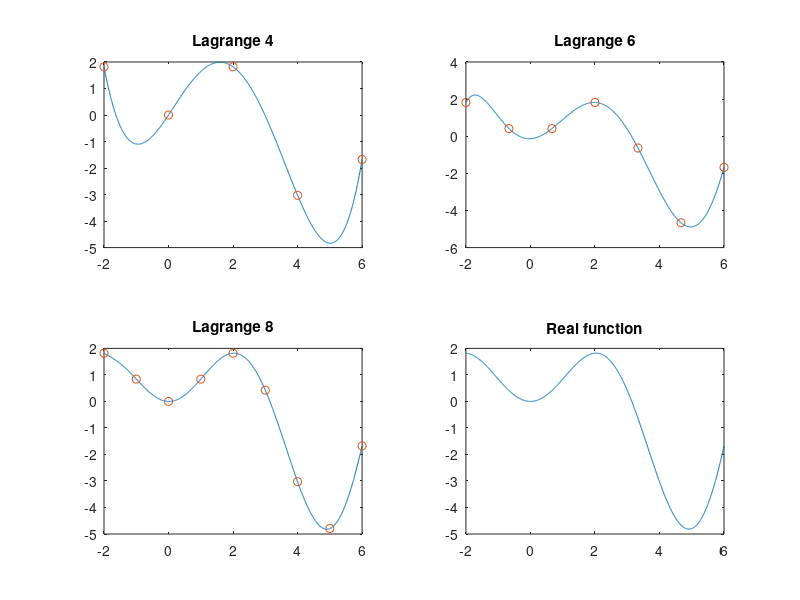
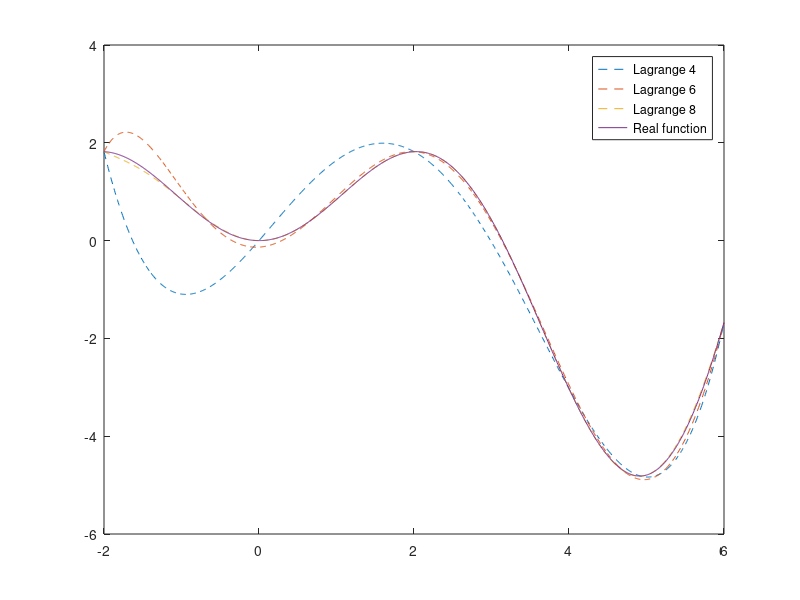
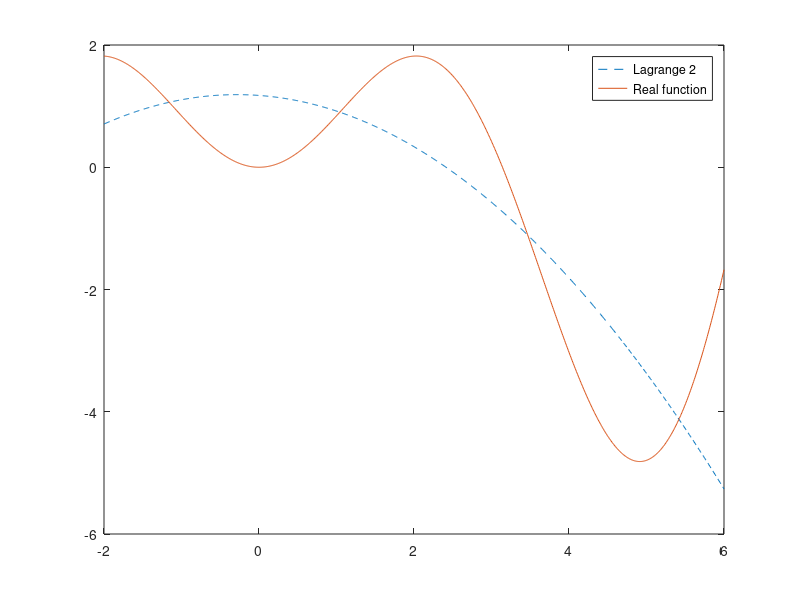
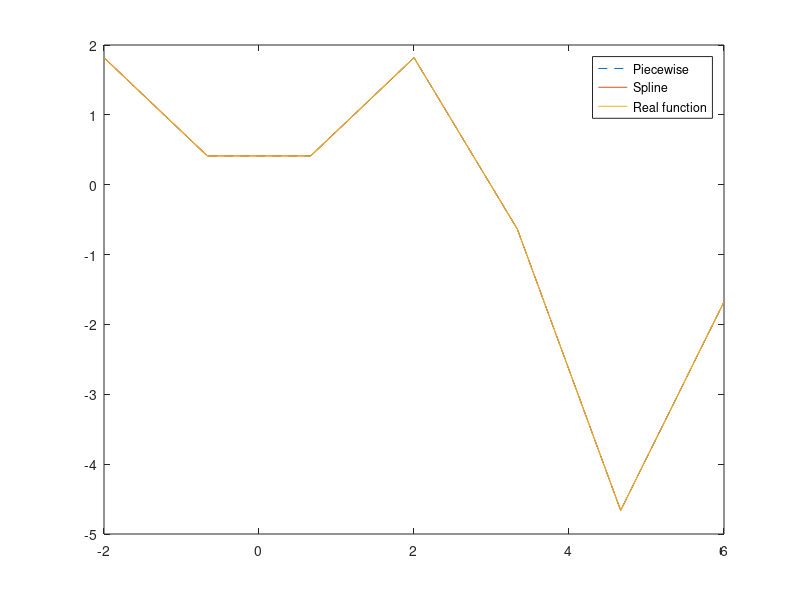

The MATLAB script that drew these images, in order:
close all
clearvars
clc

% a=============================================================
% Lagrange basis polynomials, interval [-2,6]
% If I have n points, degree must be n-1!
% So if have degree n, I must use n+1 points
a = -2;
b = 6;
f = @(x) x .* sin(x);
x4 = linspace(-2, 6, 4 + 1); % or x = -2:8/4:6;
c4 = polyfit(x4, f(x4), 4);

x6 = linspace(-2, 6, 6 + 1);
c6 = polyfit(x6, f(x6), 6);

x8 = linspace(-2, 6, 8 + 1);
c8 = polyfit(x8, f(x8), 8);

x = linspace(-2, 6, 1000 + 1);

subplot(2, 2, 1);
plot(x, polyval(c4, x), x4, f(x4), 'o'), title('Lagrange 4');

subplot(2, 2, 2);
plot(x, polyval(c6, x), x6, f(x6), 'o'), title('Lagrange 6');

subplot(2, 2, 3);
plot(x, polyval(c8, x), x8, f(x8), 'o'), title('Lagrange 8');

subplot(2, 2, 4);
plot(x, f(x)), title('Real function');

figure, plot(x, polyval(c4, x), "--"), hold on;
plot(x, polyval(c6, x), "--"), hold on;
plot(x, polyval(c8, x), "--"), hold on;
plot(x, f(x));

leg = {};
leg{1} = 'Lagrange 4';
leg{2} = 'Lagrange 6';
leg{3} = 'Lagrange 8';
leg{4} = 'Real function';
legend(leg);

% b=============================================================
% Estimate interpolation error
% when resorting to quadratic interpolation (n=2)
% NOT COMPUTING LAGRANGIAN POLYNOMIAL
% use the inequality

% f = @(x) x .* sin(x);
f_1 = @(x) sin(x) + x .* cos(x);
f_2 = @(x) 2 * cos(x) - x .* sin(x);
f_3 = @(x) -2 * sin(x) - sin(x) + x .* cos(x);

err = (8/1000)^3/12 * max(f_3(x))

c2 = polyfit(x, f(x), 2);

figure, plot(x, polyval(c2, x), "--"), hold on;
plot(x, f(x)), hold on;

% error
err = max(abs(f(x) - polyval(c2, x)))

leg = {};
leg{1} = 'Lagrange 2';
leg{2} = 'Real function';
legend(leg);

% c=============================================================
% Piecewise linear interpolation and cubic spline
% with n+1 = 6, 11, 12
x = linspace(-2, 6, 6 + 1);
figure, plot(x, interp1(x, f(x), x), "--"), hold on;
plot(x, spline(x, f(x), x)), hold on;
plot(x, f(x));

leg = {};
leg{1} = 'Piecewise';
leg{2} = 'Spline';
leg{3} = 'Real function';
legend(leg);

x = linspace(-2, 6, 11 + 1);
figure, plot(x, interp1(x, f(x), x), "--"), hold on;
plot(x, spline(x, f(x), x)), hold on;
plot(x, f(x));

leg = {};
leg{1} = 'Piecewise';
leg{2} = 'Spline';
leg{3} = 'Real function';
legend(leg);

x = linspace(-2, 6, 12 + 1);
figure, plot(x, interp1(x, f(x), x), "--"), hold on;
plot(x, spline(x, f(x), x)), hold on;
plot(x, f(x));

leg = {};
leg{1} = 'Piecewise';
leg{2} = 'Spline';
leg{3} = 'Real function';
legend(leg);